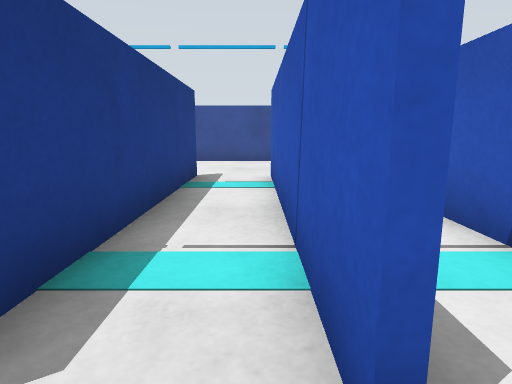
view 1 (above)

16 first-person views from a walk through a Gazebo world. The camera is 0.51 m above the floor, tilts 10° down and sees 75° across. The floor is counted in squares, 0.5 m on a side. Each view is taken from the middle of a square. On the plan, view 1 faces up. The plan holds only what a view shows up to about 13 squares ahead; the rest is blank.

view 2
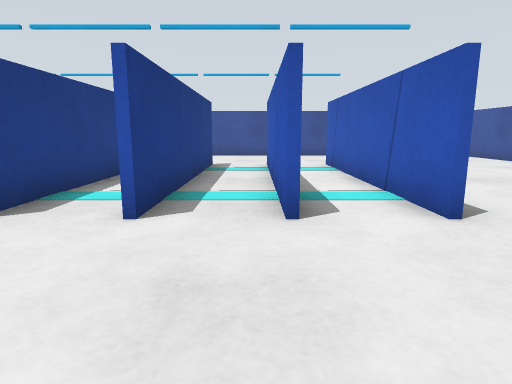

view 3
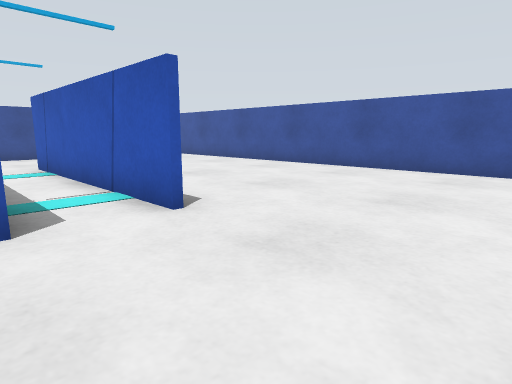

view 4
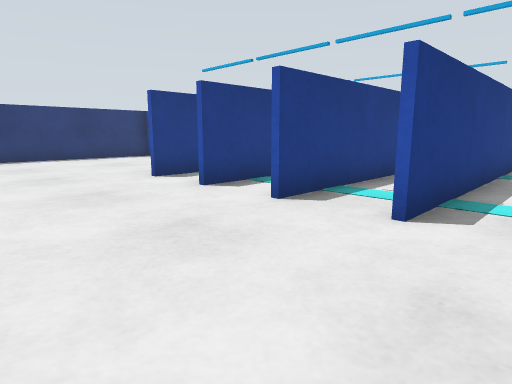

view 5
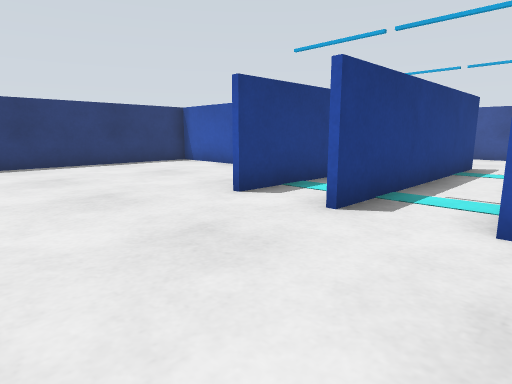

view 6
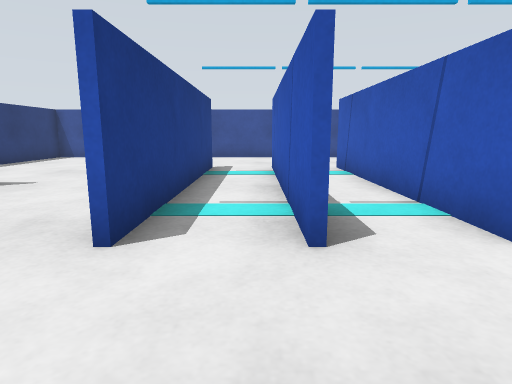

view 7
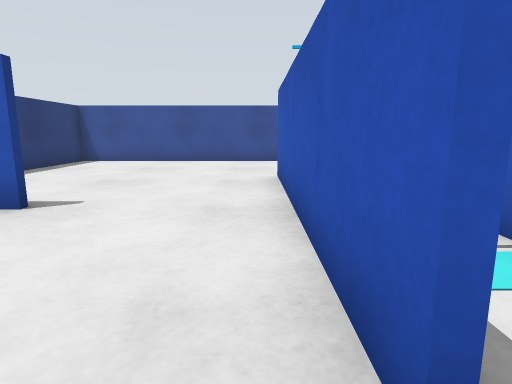

view 8
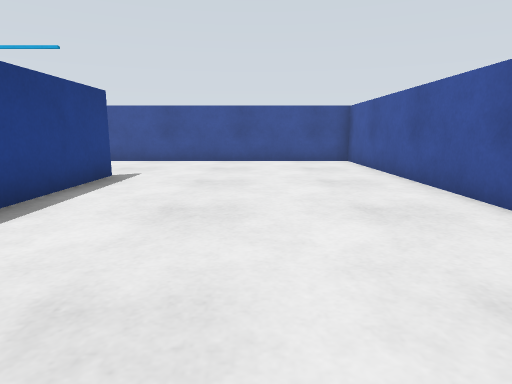

view 9
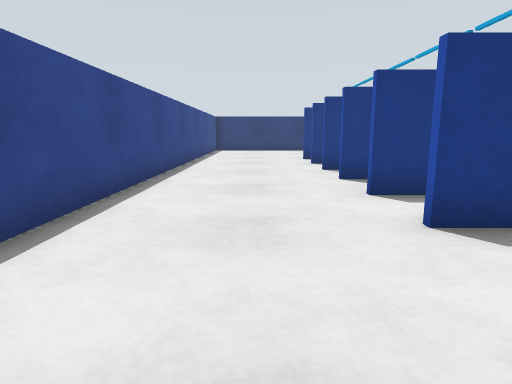

view 10
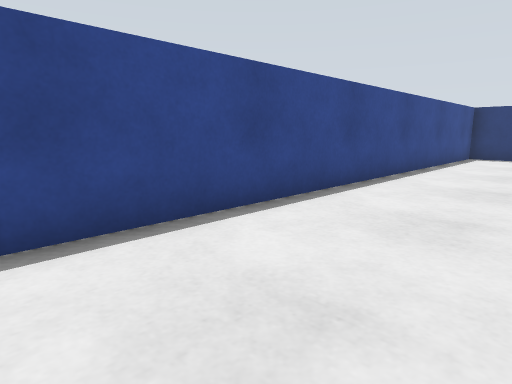

view 11
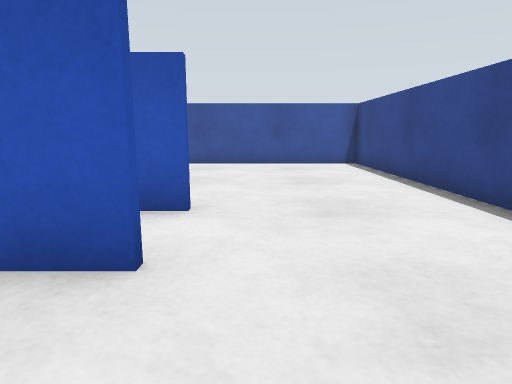

view 12
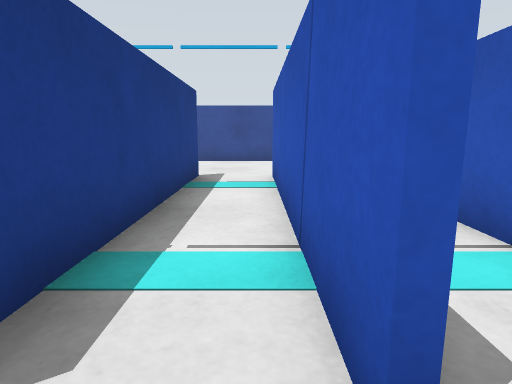

view 13
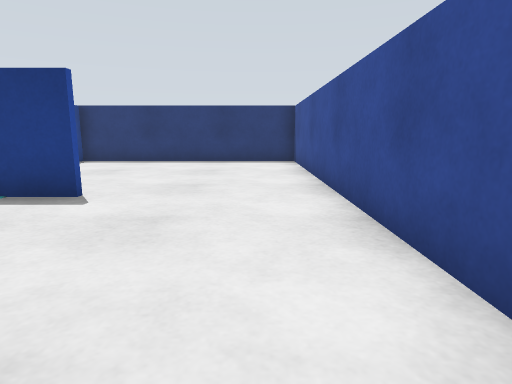

view 14
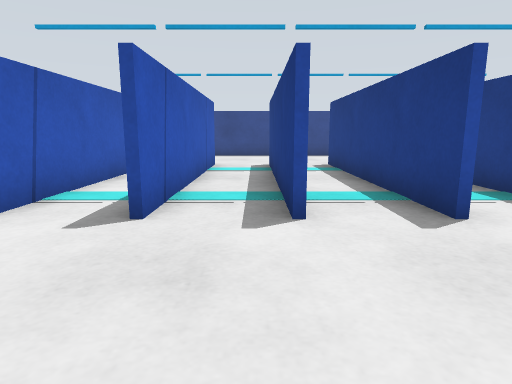

view 15
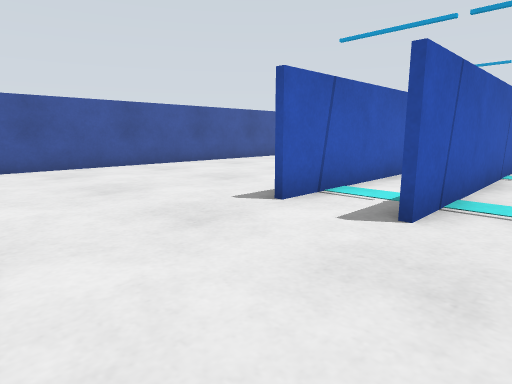

view 16
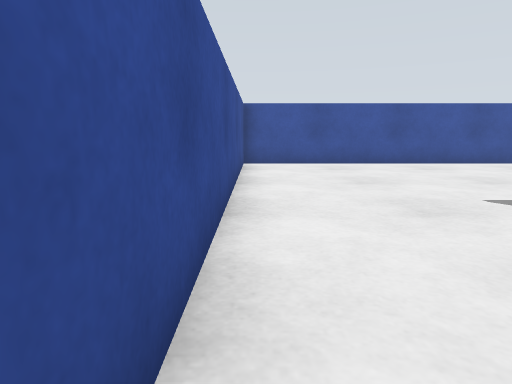

### Floor plan
Points are (right, up) in squares from view 1. A wall is a line through its corners. A room is listed if a view was taken in it or the views show most of it. See-through windows are left out.
Room 1 (views 1, 2, 3, 4, 5, 6, 7, 8, 9, 10, 11, 12, 13, 14, 15, 16)
walls: (-1.4, 8.1) (-1.4, 0.9); (-3.4, 8.1) (-3.4, 0.9); (-1.6, 0.9) (-1.6, 8); (-3.6, 1) (-3.6, 8.1); (-5.4, 8.1) (-5.4, 0.9); (0.4, 0.9) (0.4, 8.1); (-5.5, 0.9) (-5.5, 8.1); (2.5, 1.9) (2.5, 0.9); (2.5, 8.1) (2.5, 4.5); (-7.3, 8.1) (-7.3, 0.9); (-7.5, 0.9) (-7.5, 8.1); (-11.1, 4.4) (-14.4, 4.4) (-14.4, -3.4) (9.4, -3.4) (9.4, 12.4) (-14.4, 12.4) (-14.4, 4.5)

Where each view was taken, in squares from view 1:
view 1: 0 up, 0 right, facing up
view 2: 3 down, 0 right, facing up
view 3: 3 down, 0 right, facing up-right
view 4: 3 down, 0 right, facing up-left
view 5: 3 down, 3 left, facing up-left
view 6: 2 down, 6 left, facing up
view 7: 0 up, 8 left, facing up
view 8: 0 up, 6 right, facing up
view 9: 1 down, 6 right, facing left
view 10: 0 up, 1 right, facing down-left
view 11: 0 up, 2 left, facing right
view 12: 0 up, 2 left, facing up
view 13: 11 up, 2 left, facing left
view 14: 12 up, 1 left, facing down
view 15: 12 up, 1 left, facing down-right
view 16: 12 up, 2 left, facing right
